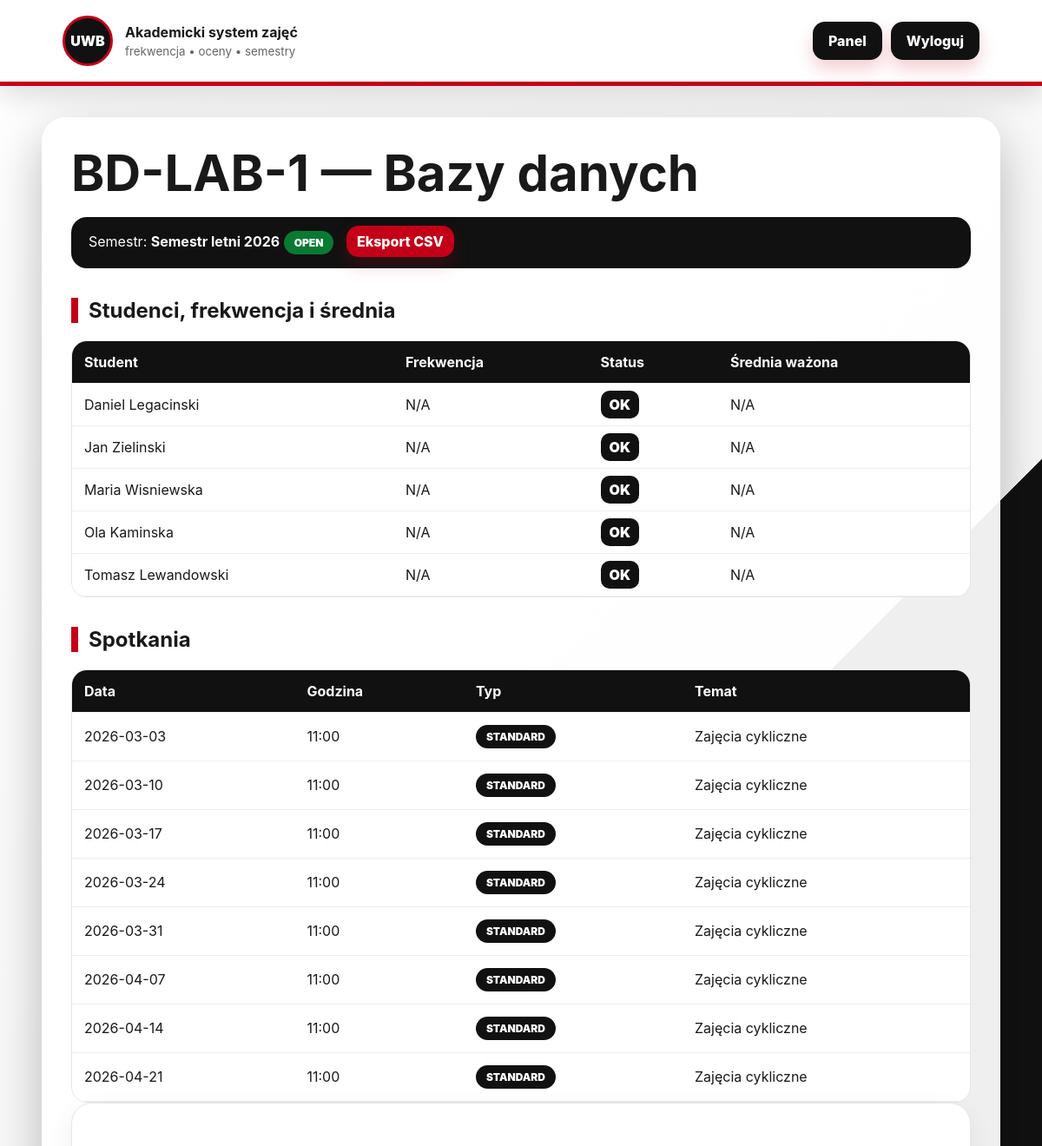
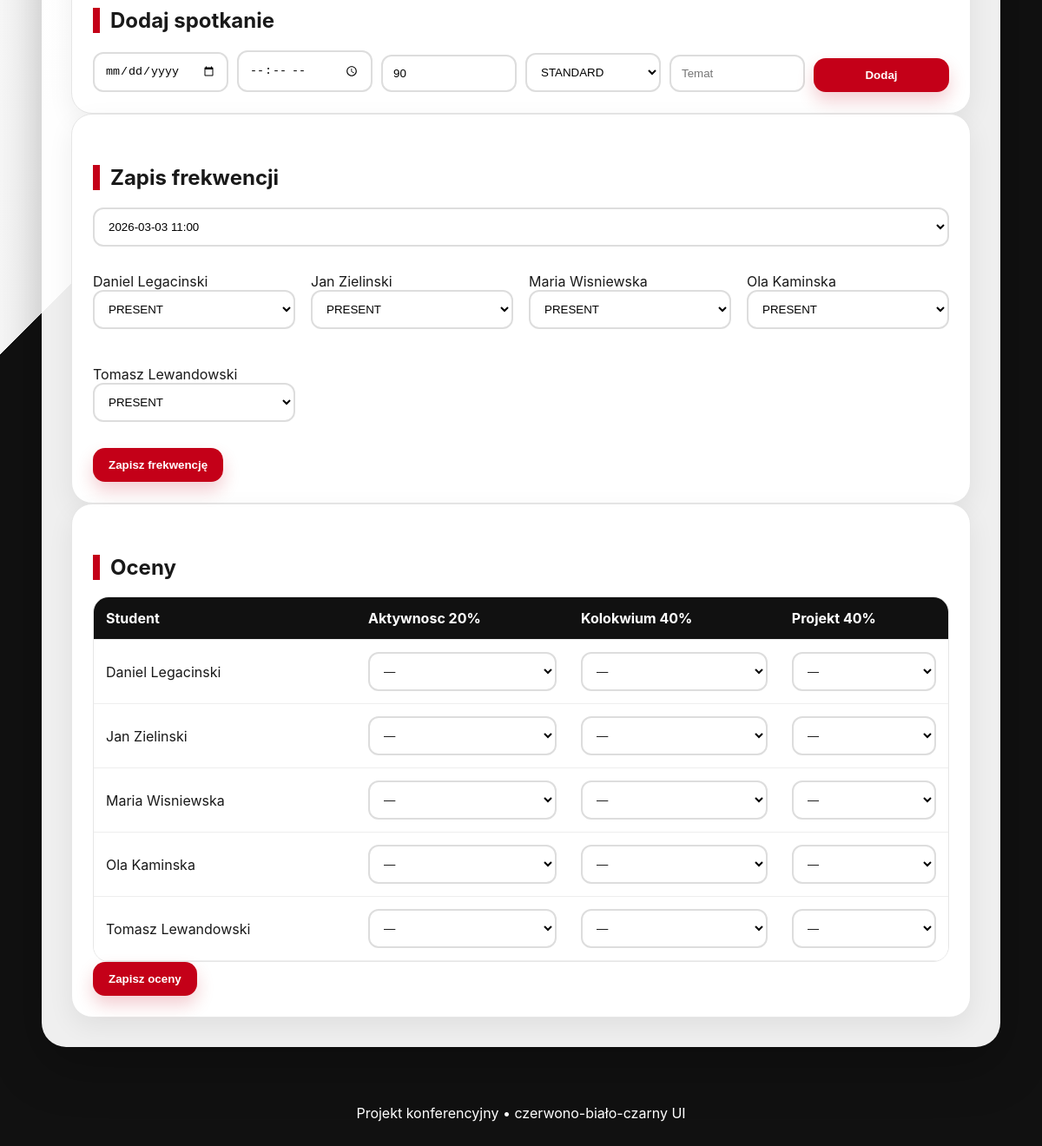
The app's page /group/2 (signed in) with its own data (2 pictures, top to bottom).
### tables this page shows
CREATE TABLE groups (
        id INTEGER PRIMARY KEY AUTOINCREMENT,
        name TEXT NOT NULL,
        course_id INTEGER NOT NULL,
        semester_id INTEGER NOT NULL,
        FOREIGN KEY(course_id) REFERENCES courses(id),
        FOREIGN KEY(semester_id) REFERENCES semesters(id)
    );

CREATE TABLE courses (
        id INTEGER PRIMARY KEY AUTOINCREMENT,
        name TEXT NOT NULL,
        code TEXT NOT NULL
    );

CREATE TABLE semesters (
        id INTEGER PRIMARY KEY AUTOINCREMENT,
        name TEXT NOT NULL,
        status TEXT NOT NULL CHECK(status IN ('OPEN','CLOSED'))
    );

CREATE TABLE users (
        id INTEGER PRIMARY KEY AUTOINCREMENT,
        name TEXT NOT NULL,
        email TEXT UNIQUE NOT NULL,
        password_hash TEXT NOT NULL,
        role TEXT NOT NULL CHECK(role IN ('ADMINISTRATOR','PROWADZACY','STUDENT'))
    );

CREATE TABLE meetings (
        id INTEGER PRIMARY KEY AUTOINCREMENT,
        group_id INTEGER NOT NULL,
        meeting_date TEXT NOT NULL,
        start_time TEXT NOT NULL,
        duration_minutes INTEGER NOT NULL,
        type TEXT NOT NULL CHECK(type IN ('STANDARD','CANCELLED','RESCHEDULED','EXTRA')),
        topic TEXT,
        FOREIGN KEY(group_id) REFERENCES groups(id)
    );

CREATE TABLE grade_categories (
        id INTEGER PRIMARY KEY AUTOINCREMENT,
        group_id INTEGER NOT NULL,
        name TEXT NOT NULL,
        weight_percent INTEGER NOT NULL,
        UNIQUE(group_id, name),
        FOREIGN KEY(group_id) REFERENCES groups(id)
    );

### app.py (the view)
@app.route('/group/<int:group_id>')
@login_required
def group_detail(group_id):
    u=current_user(); con=db()
    if not check_group_access(con,group_id,u): con.close(); flash('Nie masz dostępu do tej grupy.', 'error'); return redirect(url_for('dashboard'))
    group=con.execute('SELECT g.*, c.name course, s.name semester, s.status FROM groups g JOIN courses c ON c.id=g.course_id JOIN semesters s ON s.id=g.semester_id WHERE g.id=?',(group_id,)).fetchone()
    students=con.execute('SELECT u.* FROM users u JOIN enrollments e ON e.student_id=u.id WHERE e.group_id=? ORDER BY u.name',(group_id,)).fetchall()
    meetings=con.execute('SELECT * FROM meetings WHERE group_id=? ORDER BY meeting_date,start_time',(group_id,)).fetchall()
    cats=con.execute('SELECT * FROM grade_categories WHERE group_id=?',(group_id,)).fetchall()
    data=[]
    for s in students:
        data.append({'student':s,'attendance':attendance_percent(con,s['id'],group_id),'risk': (attendance_percent(con,s['id'],group_id) is not None and attendance_percent(con,s['id'],group_id)<60 and len(meetings)>=3), 'avg':average_grade(con,s['id'],group_id)})
    con.close(); return render_template('group.html', group=group, students=data, meetings=meetings, cats=cats, grades=GRADE_VALUES)

### app.py (called while the page is built, shortened)
def db():
    con = sqlite3.connect(DB_PATH)
    con.row_factory = sqlite3.Row
    return con

def current_user():
    if 'user_id' not in session: return None
    con = db(); u = con.execute('SELECT * FROM users WHERE id=?', (session['user_id'],)).fetchone(); con.close(); return u

@app.context_processor
def inject(): return {'me': current_user()}

def login_required(fn):
    @wraps(fn)
    def wrapper(*a, **kw):
        if not current_user(): return redirect(url_for('login'))
        return fn(*a, **kw)
    return wrapper

def allowed_groups(con, user):
    if user['role']=='ADMINISTRATOR':
        return con.execute('SELECT g.*, c.name course, s.name semester, s.status FROM groups g JOIN courses c ON c.id=g.course_id JOIN semesters s ON s.id=g.semester_id ORDER BY g.id').fetchall()

def check_group_access(con, group_id, user):
    return any(g['id']==group_id for g in allowed_groups(con,user))

def attendance_percent(con, student_id, group_id):
    rows = con.execute('''SELECT a.status FROM attendance a JOIN meetings m ON m.id=a.meeting_id
                          WHERE a.student_id=? AND m.group_id=? AND m.type!='CANCELLED' ''', (student_id,group_id)).fetchall()
    denom = 0; points = 0.0
    for r in rows:
        if r['status']=='EXCUSED': continue
        denom += 1; points += ATTENDANCE_POINTS.get(r['status'],0)
    if denom == 0: return None
    return round(points / denom * 100, 2)

def average_grade(con, student_id, group_id):
    cats = con.execute('SELECT * FROM grade_categories WHERE group_id=?', (group_id,)).fetchall()
    total=0; weight_sum=0
    for c in cats:
        gr = con.execute('SELECT value FROM grades WHERE category_id=? AND student_id=?', (c['id'],student_id)).fetchone()
        if not gr: continue
        total += gr['value'] * c['weight_percent']; weight_sum += c['weight_percent']
    if weight_sum==0: return None
    return round(total / weight_sum, 2)

### templates/group.html
{% extends 'base.html' %}{% block content %}<h1>{{group.name}} — {{group.course}}</h1><div class="profile">Semestr: <b>{{group.semester}}</b> <span class="badge {{group.status}}">{{group.status}}</span> <a class="button mini" href="{{url_for('export_csv',group_id=group.id)}}">Eksport CSV</a></div><h2>Studenci, frekwencja i średnia</h2><div class="table-wrap"><table><thead><tr><th>Student</th><th>Frekwencja</th><th>Status</th><th>Średnia ważona</th></tr></thead><tbody>{% for row in students %}<tr><td>{{row.student.name}}</td><td>{{row.attendance if row.attendance is not none else 'N/A'}}{% if row.attendance is not none %}%{% endif %}</td><td>{% if row.risk %}<span class="danger">AT_RISK</span>{% else %}<span class="ok">OK</span>{% endif %}</td><td>{{row.avg if row.avg is not none else 'N/A'}}</td></tr>{% endfor %}</tbody></table></div><h2>Spotkania</h2><div class="table-wrap"><table><thead><tr><th>Data</th><th>Godzina</th><th>Typ</th><th>Temat</th></tr></thead><tbody>{% for m in meetings %}<tr><td>{{m.meeting_date}}</td><td>{{m.start_time}}</td><td><span class="badge">{{m.type}}</span></td><td>{{m.topic}}</td></tr>{% endfor %}</tbody></table></div>{% if me.role!='STUDENT' and group.status=='OPEN' %}<section class="card"><h2>Dodaj spotkanie</h2><form class="inline" method="post" action="{{url_for('create_meeting',group_id=group.id)}}"><input type="date" name="date" required><input type="time" name="time" required><input type="number" name="duration" value="90" required><select name="type"><option>STANDARD</option><option>CANCELLED</option><option>RESCHEDULED</option><option>EXTRA</option></select><input name="topic" placeholder="Temat"><button>Dodaj</button></form></section><section class="card"><h2>Zapis frekwencji</h2><form method="post" action="{{url_for('save_attendance',group_id=group.id)}}"><select name="meeting_id">{% for m in meetings if m.type!='CANCELLED' %}<option value="{{m.id}}">{{m.meeting_date}} {{m.start_time}}</option>{% endfor %}</select><div class="grid small">{% for row in students %}<label>{{row.student.name}}<select name="student_{{row.student.id}}"><option value="PRESENT">PRESENT</option><option value="LATE">LATE</option><option value="ABSENT">ABSENT</option><option value="EXCUSED">EXCUSED</option></select></label>{% endfor %}</div><button>Zapisz frekwencję</button></form></section><section class="card"><h2>Oceny</h2><form method="post" action="{{url_for('save_grades',group_id=group.id)}}"><div class="table-wrap"><table><thead><tr><th>Student</th>{% for c in cats %}<th>{{c.name}} {{c.weight_percent}}%</th>{% endfor %}</tr></thead><tbody>{% for row in students %}<tr><td>{{row.student.name}}</td>{% for c in cats %}<td><select name="grade_{{c.id}}_{{row.student.id}}"><option value="">—</option>{% for g in grades %}<option value="{{g}}">{{g}}</option>{% endfor %}</select></td>{% endfor %}</tr>{% endfor %}</tbody></table></div><button>Zapisz oceny</button></form></section>{% endif %}{% if group.status=='CLOSED' %}<div class="flash error">Semestr zamknięty: dozwolony jest tylko podgląd i eksport danych.</div>{% endif %}{% endblock %}

### static/css/style.css (style rules this page uses)
:root { --red:#c40018;--dark:#121212;--soft:#f6f6f6;--line:#e6e6e6 }
* { box-sizing:border-box }
body { margin:0;font-family:Inter,Segoe UI,Arial,sans-serif;background:linear-gradient(135deg,#fff 0%,#f7f7f7 45%,#111 45%,#111 100%);min-height:100vh;color:#191919 }
nav a,.button,button { background:var(--red);color:#fff;border:0;border-radius:14px;padding:12px 18px;text-decoration:none;font-weight:800;cursor:pointer;box-shadow:0 10px 20px #c4001833 }
h1 { font-size:clamp(30px,5vw,58px);line-height:1.05;margin:0 0 18px }
h2 { border-left:8px solid var(--red);padding-left:12px;margin-top:34px }
.card { background:#fff;border:1px solid var(--line);border-radius:24px;padding:24px;box-shadow:0 10px 30px #0001 }
.login input,label { display:block;width:100%;margin:12px 0 }
input,select { border:2px solid #ddd;border-radius:12px;padding:12px;width:100%;background:#fff }
.profile { background:#111;color:#fff;border-radius:18px;padding:16px 20px;margin:20px 0 }
.badge,.status { display:inline-block;border-radius:999px;background:#111;color:#fff;padding:6px 12px;font-size:12px;font-weight:900 }
.OPEN { background:#0a7a32 }
.grid { display:grid;grid-template-columns:repeat(auto-fit,minmax(250px,1fr));gap:18px }
.grid.small { grid-template-columns:repeat(auto-fit,minmax(190px,1fr));margin:18px 0 }
.mini { padding:8px 12px;margin-left:10px }
.table-wrap { overflow:auto;border-radius:18px;border:1px solid var(--line) }
table { width:100%;border-collapse:collapse;background:#fff }
th { background:#111;color:#fff;text-align:left }
th,td { padding:14px;border-bottom:1px solid #eee }
.ok { background:#111;color:white;padding:6px 10px;border-radius:10px;font-weight:900 }
.inline { display:grid;grid-template-columns:repeat(6,1fr);gap:10px;align-items:end }

### records on screen
groups: name "BD-LAB-1"
courses: course "Bazy danych"
semesters: semester "Semestr letni 2026", status "OPEN"
users: student.name "Daniel Legacinski", student.name "Daniel Legacinski", id "PRESENT", student.name "Daniel Legacinski"
users: student.name "Jan Zielinski", student.name "Jan Zielinski", id "PRESENT", student.name "Jan Zielinski"
users: student.name "Maria Wisniewska", student.name "Maria Wisniewska", id "PRESENT", student.name "Maria Wisniewska"
users: student.name "Ola Kaminska", student.name "Ola Kaminska", id "PRESENT", student.name "Ola Kaminska"
users: student.name "Tomasz Lewandowski", student.name "Tomasz Lewandowski", id "PRESENT", student.name "Tomasz Lewandowski"
meetings: meeting_date "2026-03-03", start_time "11:00", type "STANDARD", topic "Zajęcia cykliczne"
meetings: meeting_date "2026-03-10", start_time "11:00", type "STANDARD", topic "Zajęcia cykliczne"
meetings: meeting_date "2026-03-17", start_time "11:00", type "STANDARD", topic "Zajęcia cykliczne"
meetings: meeting_date "2026-03-24", start_time "11:00", type "STANDARD", topic "Zajęcia cykliczne"
meetings: meeting_date "2026-03-31", start_time "11:00", type "STANDARD", topic "Zajęcia cykliczne"
meetings: meeting_date "2026-04-07", start_time "11:00", type "STANDARD", topic "Zajęcia cykliczne"
meetings: meeting_date "2026-04-14", start_time "11:00", type "STANDARD", topic "Zajęcia cykliczne"
meetings: meeting_date "2026-04-21", start_time "11:00", type "STANDARD", topic "Zajęcia cykliczne"
grade_categories: name "Aktywnosc", weight_percent "20"
grade_categories: name "Kolokwium", weight_percent "40"
grade_categories: name "Projekt", weight_percent "40"

### other values on screen
{{ row.attendance if row.attendance is not none else 'N/A' }} "N/A" "N/A" "N/A" "N/A" "N/A"
{{ row.avg if row.avg is not none else 'N/A' }} "N/A" "N/A" "N/A" "N/A" "N/A"
form field meeting_id "2026-03-03 11:00"
